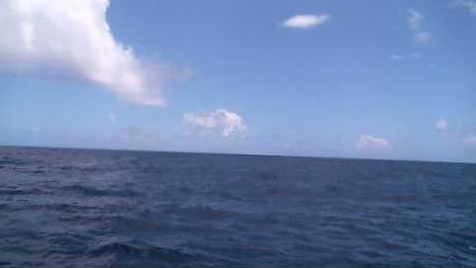
%> input picture matlabScripts/sample1.PNG, 476 x 268 px
$ octave --eval "result = ostu('sample1.PNG');"   (GNU Octave 9; MATLAB toolbox functions it lacks are replaced by stand-ins)
%> lines starting %> are read from the running program, lines starting %| are printed output that depends on the picture; in (x1, y1, x2, y2) boxes, pixels count from 0 and x2, y2 are one past the last pixel; in counts of white or black regions, pixels touching at a corner belong together; the program's own positions count from 1
function BW = ostu(imname)
%> called with imname = 'sample1.PNG'
% Converts an image to binary using the ostu algorithm for determining global image threshold
% imname is the name of the image we want to convert to binary
% BW is the converted image

I = imread(imname);
%> I is the input picture: size 268x476x3 uint8; mean R, G, B 105.8, 128.3, 168.5
I=imresize(I,[272 479]);
%> I: size 272x479x3 uint8
I = rgb2gray(I);
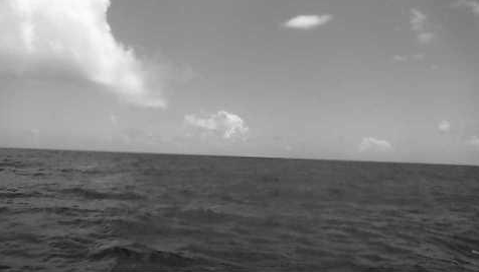
%> I: size 272x479 uint8; min 19, max 253, mean 126.1
avg = filter2(fspecial('average',7),I)/255;
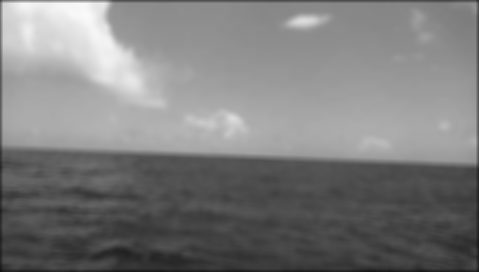
%> avg: size 272x479 double; min 0.0678, max 0.981, mean 0.49

% use ostu algorithm to find the threshold
level = graythresh(avg);
%> level = 0.467

% convert the image to binary using the threshold
BW = imbinarize(avg, level);
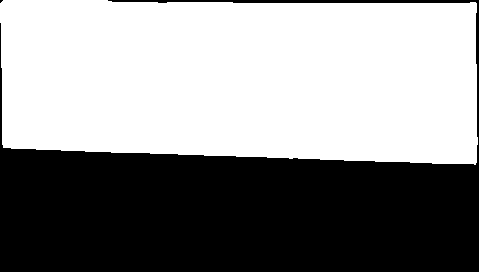
%> BW: size 272x479 logical; 56.4% white; 2 black regions (1 under 20 px), largest, box (x1, y1, x2, y2) and area: (0, 0, 479, 272) 56805

% show image
imshowpair(avg, BW, 'montage')
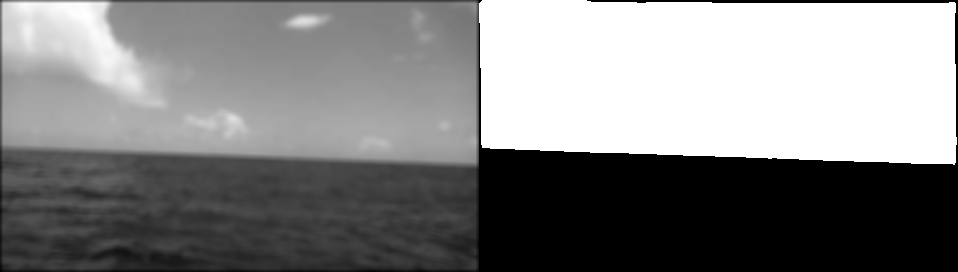
%> displayed picture: size 272x958, on the screen's scale of 0 to 255; min 0, max 255, mean 130.9
end

$ run again, on matlabScripts/sample2.PNG
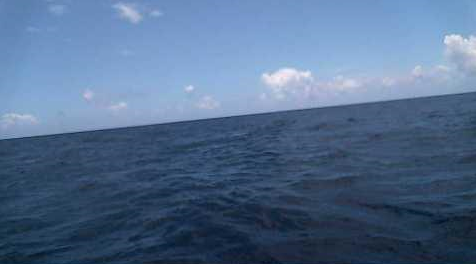
%> input picture matlabScripts/sample2.PNG, 476 x 264 px
%> in ostu, I is the input picture: size 264x476x3 uint8; mean R, G, B 83.2, 108.4, 141.1
%> level = 0.431
%> in ostu, `BW = imbinarize(avg, level);`:
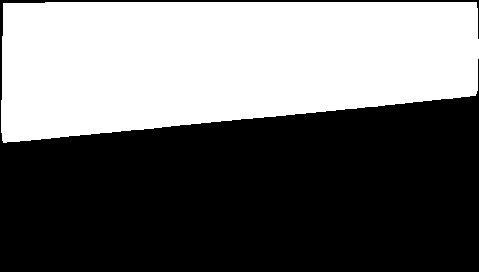
%> BW: size 272x479 logical; 43% white; 1 white region, box (x1, y1, x2, y2) and area: (1, 2, 479, 143) 56015
%> in ostu, `imshowpair(avg, BW, 'montage')`:
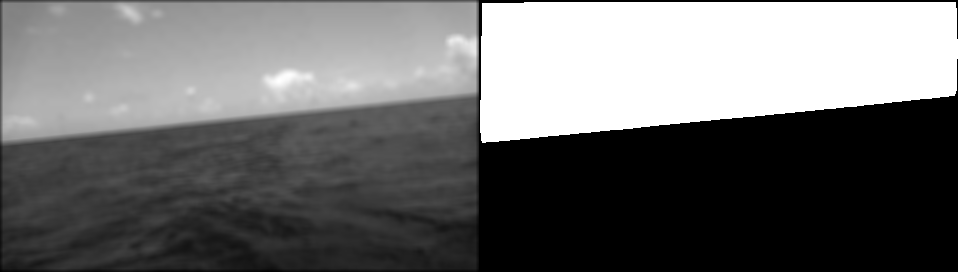
%> displayed picture: size 272x958, on the screen's scale of 0 to 255; min 0, max 255, mean 108.5

$ run again, on matlabScripts/sample3.PNG
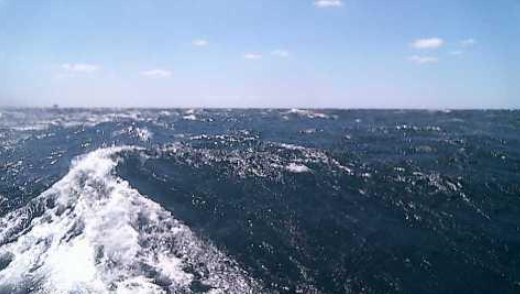
%> input picture matlabScripts/sample3.PNG, 520 x 294 px
%> in ostu, I is the input picture: size 294x520x3 uint8; mean R, G, B 118.7, 137.2, 162.3
%> level = 0.514
%> in ostu, `BW = imbinarize(avg, level);`:
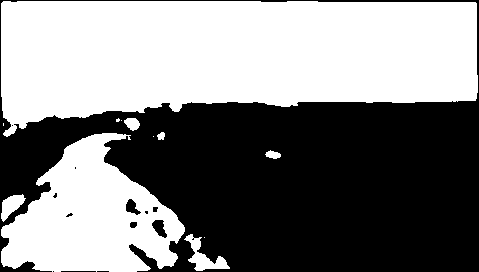
%> BW: size 272x479 logical; 51.5% white; 13 black regions (7 under 20 px), largest, box (x1, y1, x2, y2) and area: (0, 0, 479, 272) 62694, (152, 220, 167, 238) 161, (126, 199, 141, 215) 132, (130, 222, 137, 228) 37, (61, 271, 96, 272) 35, (153, 207, 158, 212) 22
%> in ostu, `imshowpair(avg, BW, 'montage')`:
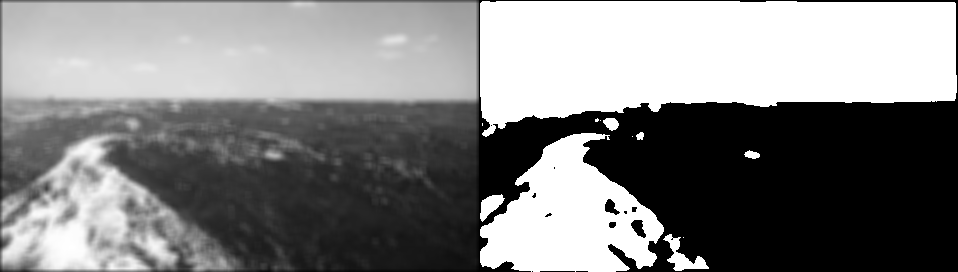
%> displayed picture: size 272x958, on the screen's scale of 0 to 255; min 0, max 255, mean 131.1

$ run again, on matlabScripts/sample4.PNG
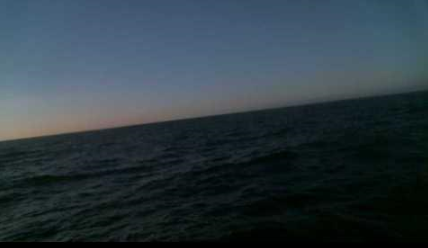
%> input picture matlabScripts/sample4.PNG, 428 x 248 px
%> in ostu, I is the input picture: size 248x428x3 uint8; mean R, G, B 46.2, 59.4, 67.1
%> level = 0.231
%> in ostu, `BW = imbinarize(avg, level);`:
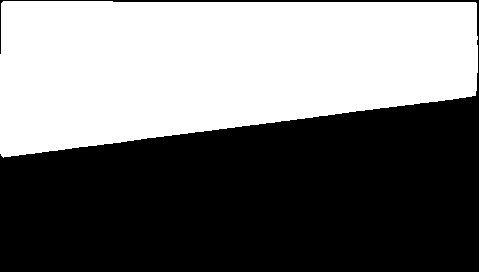
%> BW: size 272x479 logical; 45.8% white; 1 white region, box (x1, y1, x2, y2) and area: (0, 1, 478, 158) 59710
%> in ostu, `imshowpair(avg, BW, 'montage')`:
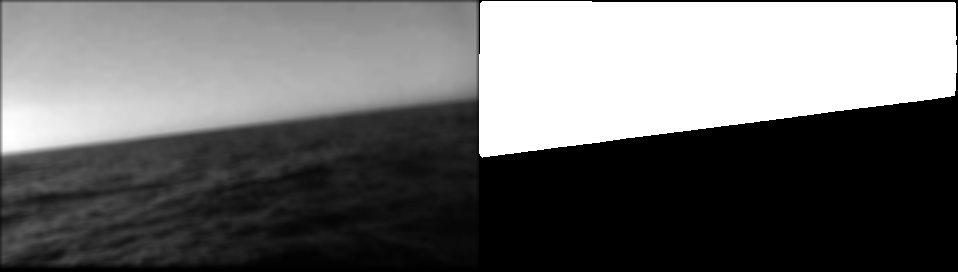
%> displayed picture: size 272x958, on the screen's scale of 0 to 255; min 0, max 255, mean 107.6
